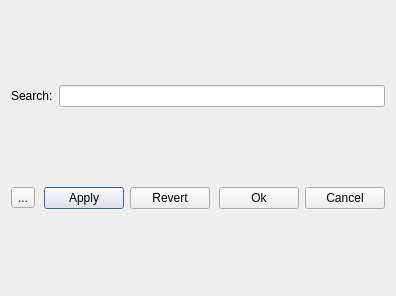
<?xml version="1.0" encoding="UTF-8"?>
<ui version="4.0">
 <class>FItemTagsEdit</class>
 <widget class="QDialog" name="FItemTagsEdit">
  <property name="geometry">
   <rect>
    <x>0</x>
    <y>0</y>
    <width>396</width>
    <height>296</height>
   </rect>
  </property>
  <property name="windowTitle">
   <string>Tags edit</string>
  </property>
  <property name="windowIcon">
   <iconset resource="../../../res/hacc.qrc">
    <normaloff>:/items/tag.png</normaloff>:/items/tag.png</iconset>
  </property>
  <layout class="QVBoxLayout" name="verticalLayout">
   <item>
    <layout class="QHBoxLayout" name="horizontalLayout_2">
     <item>
      <widget class="QLabel" name="label">
       <property name="text">
        <string>Search:</string>
       </property>
      </widget>
     </item>
     <item>
      <widget class="QLineEdit" name="leSearch"/>
     </item>
    </layout>
   </item>
   <item>
    <layout class="QVBoxLayout" name="containerLayout"/>
   </item>
   <item>
    <layout class="QHBoxLayout" name="horizontalLayout">
     <item>
      <widget class="QToolButton" name="tbTagAdd">
       <property name="text">
        <string>...</string>
       </property>
      </widget>
     </item>
     <item>
      <spacer name="horizontalSpacer">
       <property name="orientation">
        <enum>Qt::Horizontal</enum>
       </property>
       <property name="sizeHint" stdset="0">
        <size>
         <width>40</width>
         <height>20</height>
        </size>
       </property>
      </spacer>
     </item>
     <item>
      <widget class="QPushButton" name="pbApply">
       <property name="text">
        <string>Apply</string>
       </property>
       <property name="icon">
        <iconset resource="../../../res/hacc.qrc">
         <normaloff>:/main/icons/dialog-ok.png</normaloff>:/main/icons/dialog-ok.png</iconset>
       </property>
      </widget>
     </item>
     <item>
      <widget class="QPushButton" name="pbRevert">
       <property name="text">
        <string>Revert</string>
       </property>
       <property name="icon">
        <iconset resource="../../../res/hacc.qrc">
         <normaloff>:/main/icons/edit-undo.png</normaloff>:/main/icons/edit-undo.png</iconset>
       </property>
      </widget>
     </item>
     <item>
      <spacer name="horizontalSpacer_2">
       <property name="orientation">
        <enum>Qt::Horizontal</enum>
       </property>
       <property name="sizeHint" stdset="0">
        <size>
         <width>40</width>
         <height>20</height>
        </size>
       </property>
      </spacer>
     </item>
     <item>
      <widget class="QPushButton" name="pbOk">
       <property name="text">
        <string>Ok</string>
       </property>
       <property name="icon">
        <iconset resource="../../../res/hacc.qrc">
         <normaloff>:/main/icons/dialog-ok-apply.png</normaloff>:/main/icons/dialog-ok-apply.png</iconset>
       </property>
      </widget>
     </item>
     <item>
      <widget class="QPushButton" name="pbCancel">
       <property name="text">
        <string>Cancel</string>
       </property>
       <property name="icon">
        <iconset resource="../../../res/hacc.qrc">
         <normaloff>:/main/icons/dialog-cancel.png</normaloff>:/main/icons/dialog-cancel.png</iconset>
       </property>
      </widget>
     </item>
    </layout>
   </item>
  </layout>
 </widget>
 <resources>
  <include location="../../../res/hacc.qrc"/>
 </resources>
 <connections>
  <connection>
   <sender>pbCancel</sender>
   <signal>clicked()</signal>
   <receiver>FItemTagsEdit</receiver>
   <slot>reject()</slot>
   <hints>
    <hint type="sourcelabel">
     <x>365</x>
     <y>221</y>
    </hint>
    <hint type="destinationlabel">
     <x>348</x>
     <y>188</y>
    </hint>
   </hints>
  </connection>
 </connections>
</ui>
